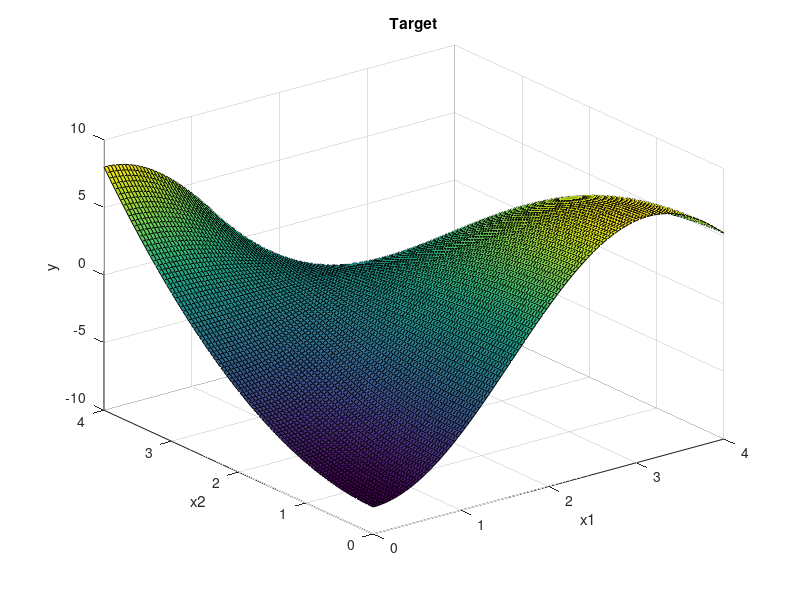

Reproduce this figure in MATLAB.
n=100;
x1=0:4/(n-1):4;
x2=0:4/(n-1):4;
y=zeros(n,n);
for j=1:n
y(j,:)=(x1(j).^2-8)*cos(x2);
end
surf(x1,x2,y)
xlabel('x1')
ylabel('x2')
zlabel('y')
title('Target');
